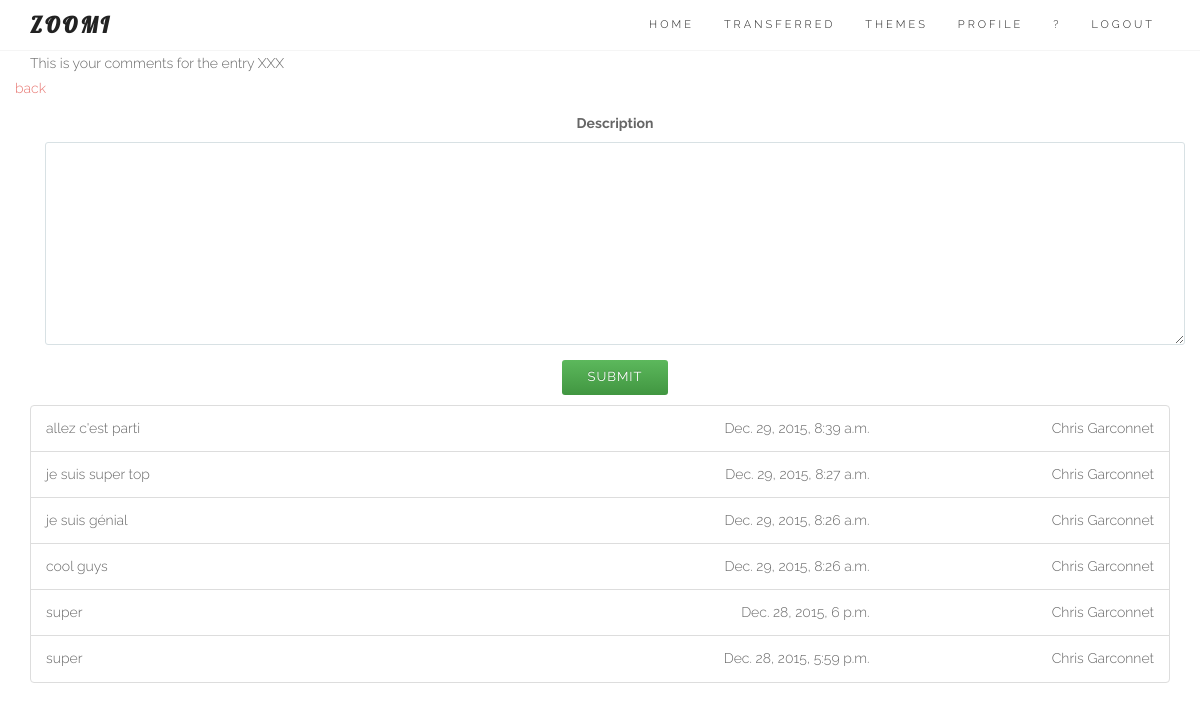
The app's page /entries/39/comment/ (signed in), older data.
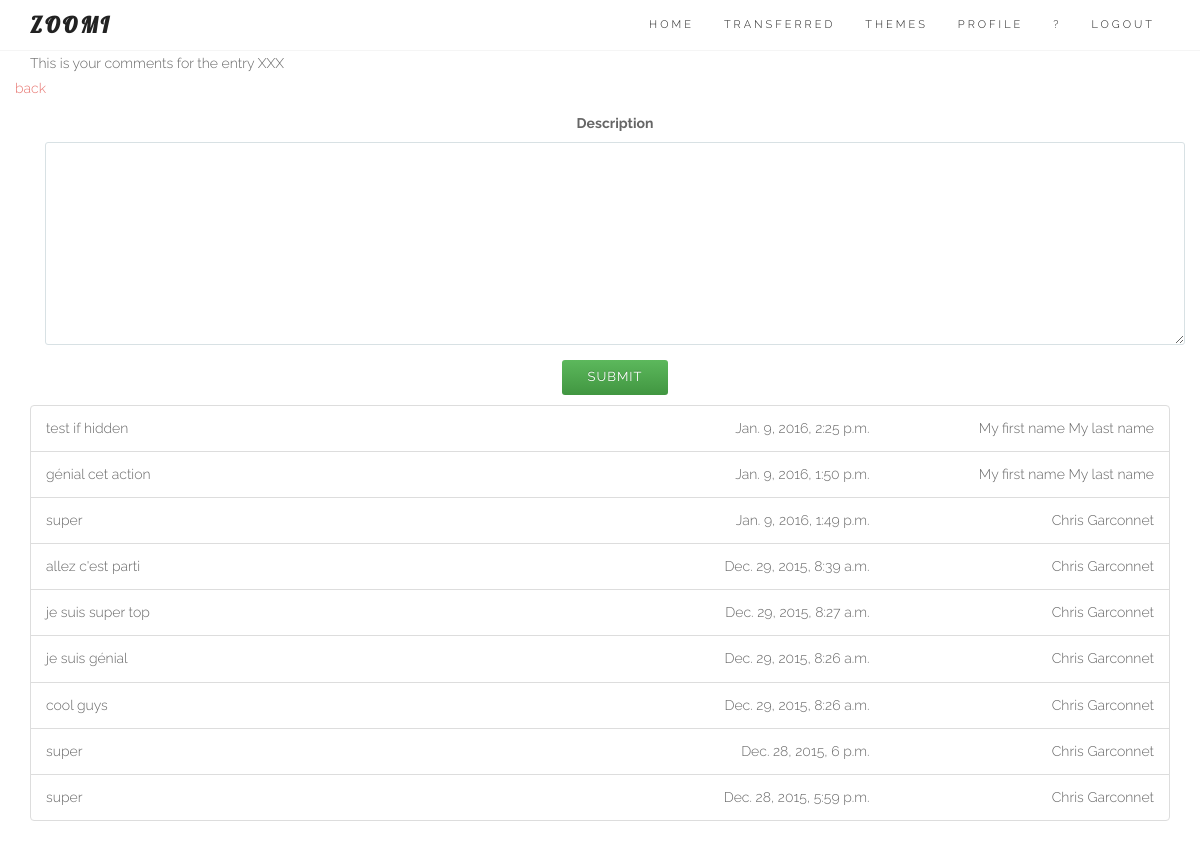
The same page, newer data.
### core/models.py (models this page shows, shortened)
class Comment(models.Model):
	user = models.ForeignKey(User)
	entry = models.ForeignKey(Entry)
	description = models.TextField(null=True, blank=True)
	source = models.IntegerField(choices=SOURCE_CHOICES, null=True, blank=True)
	created_at = models.DateTimeField(auto_now_add=True)

### core/views.py (the view, shortened to what this page needs)
# urls.py: url(r'^entries/(?P<pk>\d+)/comment/$', login_required(coreviews.CommentListAppendView.as_view()), name='commentlist'),
class CommentListAppendView(ListCommentView):
	model = coremodels.Comment
	template_name = 'comment/list.html'
	context_object_name = 'comment'
	def get_context_data(self, **kwargs):
		context = super(CommentListAppendView, self).get_context_data(**kwargs)
		entry = coremodels.Entry.objects.filter(Q(user=self.request.user) | Q(assignees=self.request.user), id=self.kwargs['pk'])
		print(entry.count())
		context['nb_entry'] = entry.count()
		return context
	def get_queryset(self):
		entry = coremodels.Entry.objects.filter(Q(user=self.request.user) | Q(assignees=self.request.user), id=self.kwargs['pk'])
		print(entry.count())
		self.nb_entry = '666'
		if entry:
			entry = entry[0]
			print('coucou')
		return coremodels.Comment.objects.filter(entry=entry).order_by('-created_at')

### core/models.py
class CommentCreateForm(ModelForm):
	class Meta:
		model = Comment
		fields = ['description'] # the form on the homepage
	def __init__(self, *args, **kwargs): # current_business, as parameter (cf Creeam)
		super(CommentCreateForm, self).__init__(*args, **kwargs)
		self.fields['description'].widget.attrs['autofocus'] = "on"

### core/models.py (called while the page is built)
	def get(self, request, *args, **kwargs):
		self.object_list = self.get_queryset()
		allow_empty = self.get_allow_empty()
		if not allow_empty and len(self.object_list) == 0:
			raise Http404(_(u"Empty list and '%(class_name)s.allow_empty' is False.")
							% {'class_name': self.__class__.__name__})
		self.object = None
		form_class = self.get_form_class()
		form = self.get_form(form_class)
		context = self.get_context_data(object_list=self.object_list, form=form)
		return self.render_to_response(context)

### templates/comment/list.html (shortened to what this page needs)
{% extends "base/theme.html" %}
{% load sitegate %}
{% load staticfiles %}
{% block page_sub_title %}
This is your comments for the entry XXX
{% endblock %}
{% block content %}
<link rel="stylesheet" href="{% static "css/zoomi.css" %}">
<section id="services">
	<div class="container">
{% if nb_entry %}
		<div class="row ">
			<a href="/">back</a>
			<div class="col-lg-12 text-center">
				{% include 'comment/create.html' %}
		</div>
		</div>
{% else %}
This entry do not exist or is no longer assigned to you
{% endif %}
		<div class="row ">
			<div class="col-lg-12 text-center">
						<ul id="comment_list">
						   	{% for objects in object_list %}
{% block detail %}
									{% include 'comment/details.html' %}
{% endblock %}
							{% endfor %}
						</ul>
			</div>
		</div>
	</div>
</section>
{% endblock %}

### templates/comment/details.html
<li id="entry_{{ objects.id }}" class="list-group-item {% if objects.section == 1 %}active{% endif %}">
  	<div class="row">
  		<div class="col-xs-6 col-sm-6 col-md-6 text-left">
  			{{ objects.description }}
  		</div>
  		<div class="col-xs-3 col-sm-3 col-md-3 text-right">
  			{{ objects.created_at }}
  		</div>
  		<div class="col-xs-3 col-sm-3 col-md-3 text-right">
  			{{ objects.user.get_full_name }}
  		</div>
	</div>
</li>

Row changes from the older to the newer data that the page shows:
added Comment: description "test if hidden", created_at "Jan. 9, 2016, 2:25 p.m.", user.get_full_name "My first name My last name"
added Comment: description "génial cet action", created_at "Jan. 9, 2016, 1:50 p.m.", user.get_full_name "My first name My last name"
added Comment: description "super", created_at "Jan. 9, 2016, 1:49 p.m.", user.get_full_name "Chris Garconnet"
